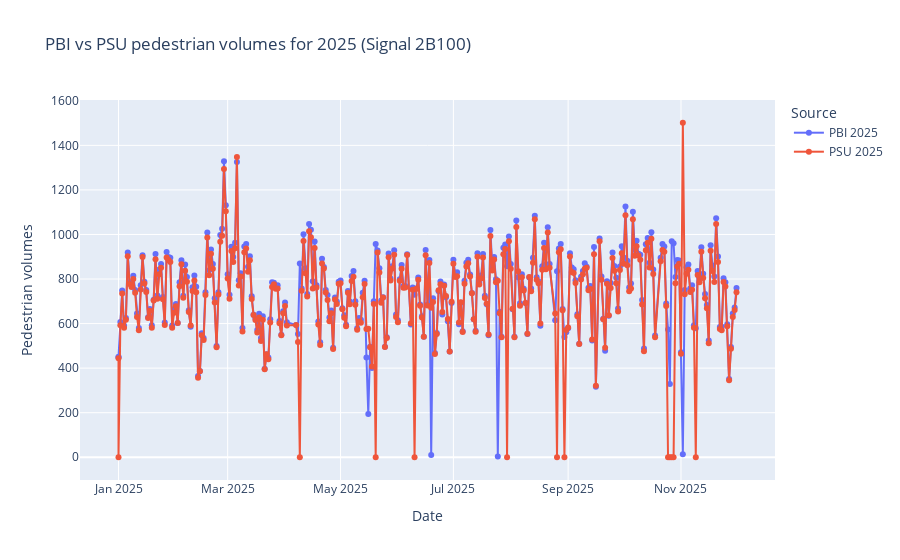

Notebook code cell kept with this figure:
### Code cell
fig = go.Figure()

fig.add_trace(
    go.Scatter(
        x=merged["date_2025"],
        y=merged["PBI_Ped_Volumes"],
        mode="lines+markers",
        name="PBI 2025",
        hovertemplate="Date: %{x|%Y-%m-%d}<br>PBI: %{y:.2f}<extra></extra>",
    )
)

fig.add_trace(
    go.Scatter(
        x=merged["date_2025"],
        y=merged["PSU_Ped_Volumes"],
        mode="lines+markers",
        name="PSU 2025",
        hovertemplate="Date: %{x|%Y-%m-%d}<br>PSU: %{y:.2f}<extra></extra>",
    )
)

fig.update_layout(
    title="PBI vs PSU pedestrian volumes for 2025 (Signal 2B100)",
    xaxis_title="Date",
    yaxis_title="Pedestrian volumes",
    hovermode="x unified",
    legend_title="Source",
)

fig.show()

### Figure 1 — Plotly figure (JSON) as saved in the notebook; plotly's stock layout.template omitted (floating-point values rounded to 4 significant figures; data arrays with more than 128 entries replaced by an {"elided": "..."} marker saying what was removed)
{"data": [{"hovertemplate": "Date: %{x|%Y-%m-%d}<br>PBI: %{y:.2f}<extra></extra>", "mode": "lines+markers", "name": "PBI 2025", "type": "scatter", "x": {"elided": "326 str values"}, "y": {"elided": "326 float values"}}, {"hovertemplate": "Date: %{x|%Y-%m-%d}<br>PSU: %{y:.2f}<extra></extra>", "mode": "lines+markers", "name": "PSU 2025", "type": "scatter", "x": {"elided": "326 str values"}, "y": {"elided": "326 float values"}}], "layout": {"hovermode": "x unified", "legend": {"title": {"text": "Source"}}, "title": {"text": "PBI vs PSU pedestrian volumes for 2025 (Signal 2B100)"}, "xaxis": {"title": {"text": "Date"}}, "yaxis": {"title": {"text": "Pedestrian volumes"}}}}
